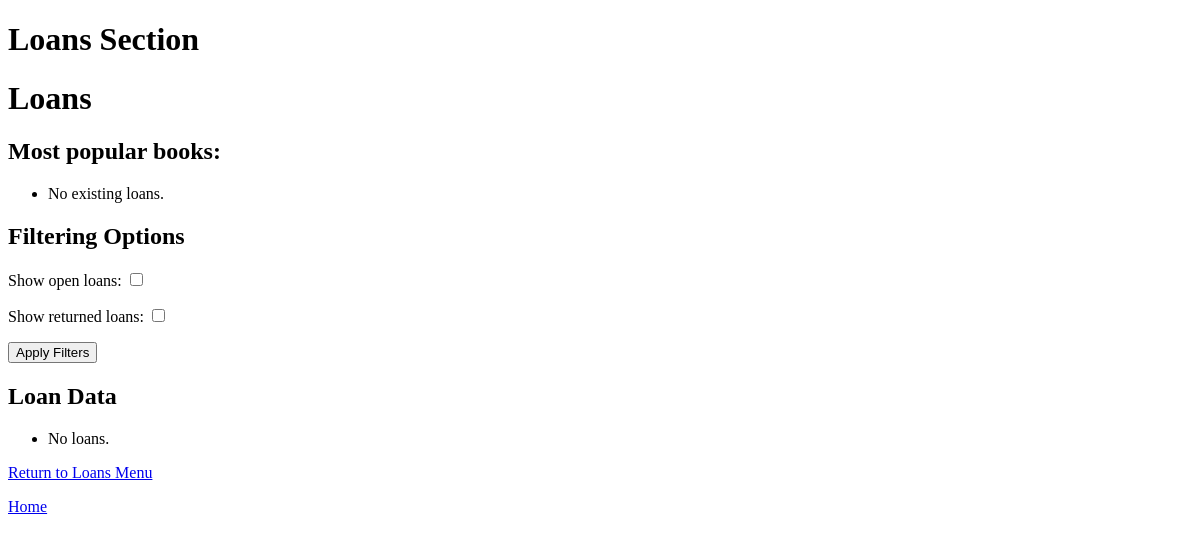
Page /loans/Loans on the earlier database version.
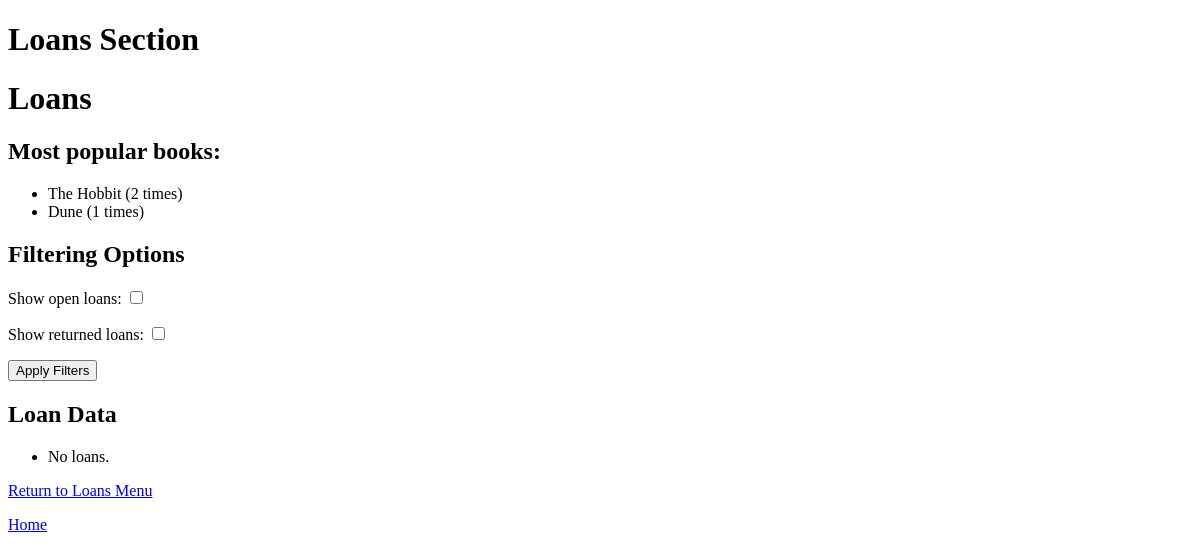
Same page on the later database version.
### Books/models.py (models this page shows, shortened)
class Book(models.Model):
    isbn = models.CharField(max_length=13, primary_key=True,)
    name = models.CharField(max_length=200)
    author = models.ForeignKey(Author, on_delete=models.CASCADE, related_name="authors")
    genre = models.ForeignKey(Genre, on_delete=models.CASCADE, related_name="genres")

### Loans/views.py (the view)
# urls.py: path("Loans", views.view_all, name = "view_all"),
def view_all(request):
    loanBookNames = Loan.objects.values('bookCopy__book__name')
    loanBookCounts = loanBookNames.annotate(loanCount = Count("bookCopy__book__name"))
    loanBookOrdered = loanBookCounts.order_by("-bookCopy__book__name")
    filter_form = LoanFilterForm(request.GET)
    if filter_form.is_valid():
        show_open = filter_form.cleaned_data.get('show_open_loans')
        show_returned = filter_form.cleaned_data.get('show_returned_loans')
        if (show_open and show_returned):
            loans = Loan.objects.all()
        elif show_open and not show_returned:
            loans = Loan.objects.filter(returned=False)
        elif not show_open and show_returned:
            loans = Loan.objects.filter(returned=True)
        else:
            loans = Loan.objects.none()
    return render(request, "Loans/view_all.html", {
        "loans": loans,
        'filter_form': filter_form,
        'loan_counts': loanBookOrdered
        })

### Loans/forms.py
class LoanFilterForm(forms.Form):
    show_open_loans = forms.BooleanField(required=False, initial=True)
    show_returned_loans = forms.BooleanField(required=False, initial=True)

### Loans/templates/Loans/view_all.html
{% extends "Loans/layout.html" %}
{% block body %}
<h1>Loans</h1>
<h2>Most popular books:</h2>
<ul>
    {% for loan in loan_counts %}
        {% if forloop.counter <= 3 %}
            <li>{{loan.bookCopy__book__name}} ({{loan.loanCount}} times)</li>
        {% endif %}
    {% empty %}
        <li>No existing loans.</li>
    {% endfor %}
</ul>
<h2>Filtering Options</h2>
<form method="get" action="{% url 'loans:view_all' %}">
    {{ filter_form.as_p }}
    <button type="submit">Apply Filters</button>
</form>
<h2>Loan Data</h2>
<ul>
    {% for loan in loans %}
    <li><a href="{% url 'loans:loan_detail' loan.id %}">{{loan}}</li>
    {% empty %}
    <li>No loans.</li>
    {% endfor %}
</ul>
<p><a href="{% url 'loans:index'%}">Return to Loans Menu</a></p>
{% endblock %}

Differences in the rows shown:
now on this page (row edited): Book: bookCopy__book__name "The Hobbit", loanCount "2"
now on this page (row edited): Book: bookCopy__book__name "Dune", loanCount "1"
Other differences:
text no longer shown: "No existing loans."
